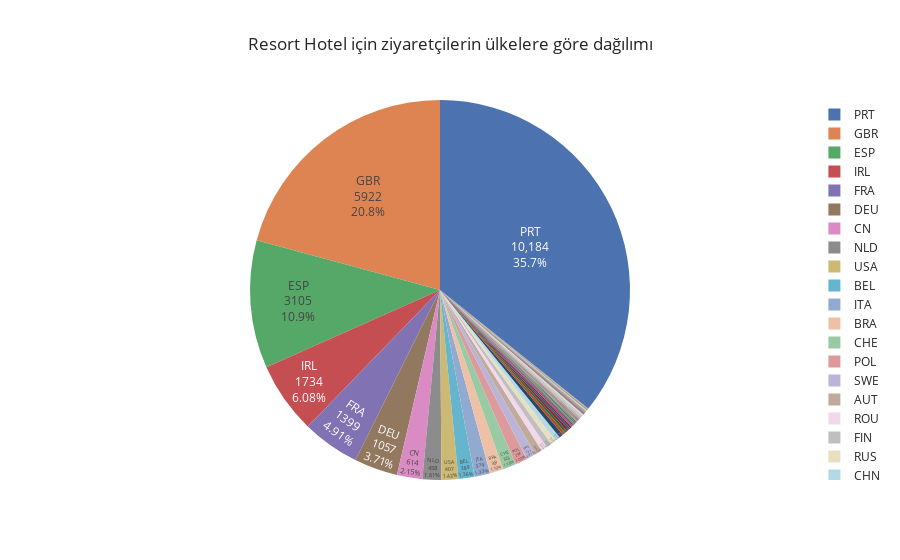
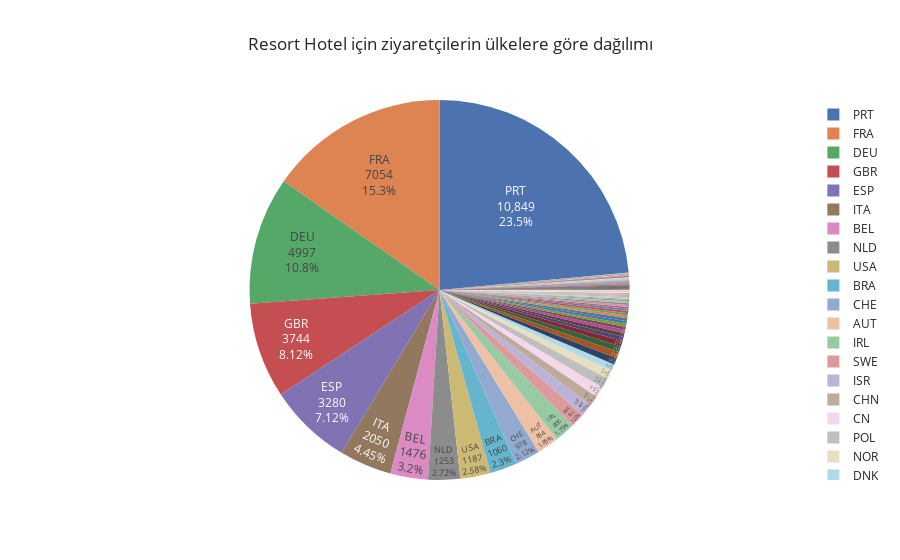

Notebook source saved alongside these figures, in order:
### Code cell
fig = px.pie(countries_resort,
             values="Resort Hotel için Ziyaretçi sayısı",
             names="country",
             title="Resort Hotel için ziyaretçilerin ülkelere göre dağılımı",
             template="seaborn")
fig.update_traces(textposition="inside", textinfo="value+percent+label")
fig.show()

fig = px.pie(countries_city,
             values="City Hotel için Ziyaretçi sayısı",
             names="country",
             title="City Hotel için ziyaretçilerin ülkelere göre dağılımı",
             template="seaborn")
fig.update_traces(textposition="inside", textinfo="value+percent+label")
fig.show()

### Figure 1 — Plotly figure (JSON) as saved in the notebook; plotly's stock layout.template omitted (floating-point values rounded to 4 significant figures)
{"data": [{"domain": {"x": [0, 1], "y": [0, 1]}, "hoverlabel": {"namelength": 0}, "hovertemplate": "country=%{label}<br>Resort Hotel için Ziyaretçi sayısı=%{value}", "labels": ["PRT", "GBR", "ESP", "IRL", "FRA", "DEU", "CN", "NLD", "USA", "BEL", "ITA", "BRA", "CHE", "POL", "SWE", "AUT", "ROU", "FIN", "RUS", "CHN", "NOR", "AUS", "DNK", "LUX", "ARG", "LTU", "MAR", "HUN", "IND", "EST", "LVA", "UKR", "CZE", "AGO", "TUR", "ISR", "NZL", "CHL", "ZAF", "TWN", "COL", "OMN", "SVN", "MYS", "PRI", "HRV", "SVK", "JPN", "GRC", "NGA", "DZA", "GIB", "PHL", "SRB", "CYP", "ISL", "MEX", "THA", "KOR", "BGR", "URY", "CPV", "IRN", "JAM", "GEO", "SGP", "BLR", "CUB", "SUR", "KAZ", "CAF", "MOZ", "DOM", "LBN", "ARE", "IDN", "MLT", "AND", "MWI", "MDV", "ALB", "ECU", "CRI", "VEN", "CIV", "JOR", "KWT", "ZWE", "CMR", "ARM", "AZE", "PAK", "VNM", "CYM", "MAC", "TGO", "PLW", "SYR", "COM", "ZMB", "BWA", "QAT", "MKD", "PER", "HKG", "BHS", "UGA", "LKA", "DJI", "UZB", "MUS", "BIH", "BDI", "NPL", "SAU", "SMR", "MDG", "EGY"], "legendgroup": "", "name": "", "showlegend": true, "textinfo": "value+percent+label", "textposition": "inside", "type": "pie", "values": [10184, 5922, 3105, 1734, 1399, 1057, 614, 458, 407, 389, 379, 329, 323, 294, 231, 176, 145, 135, 128, 125, 100, 72, 60, 54, 48, 45, 39, 38, 33, 29, 29, 23, 23, 17, 16, 16, 14, 14, 13, 12, 12, 11, 10, 10, 9, 9, 9, 9, 8, 8, 7, 7, 7, 7, 6, 6, 6, 6, 6, 5, 5, 5, 5, 5, 4, 4, 4, 4, 4, 4, 3, 3, 3, 3, 3, 3, 2, 2, 2, 2, 2, 2, 2, 2, 2, 2, 2, 2, 2, 2, 2, 2, 2, 1, 1, 1, 1, 1, 1, 1, 1, 1, 1, 1, 1, 1, 1, 1, 1, 1, 1, 1, 1, 1, 1, 1, 1, 1]}], "layout": {"legend": {"tracegroupgap": 0}, "title": {"text": "Resort Hotel için ziyaretçilerin ülkelere göre dağılımı"}}}

### Figure 2 — Plotly figure (JSON) as saved in the notebook; plotly's stock layout.template omitted (floating-point values rounded to 4 significant figures; data arrays with more than 128 entries replaced by an {"elided": "..."} marker saying what was removed)
{"data": [{"domain": {"x": [0, 1], "y": [0, 1]}, "hoverlabel": {"namelength": 0}, "hovertemplate": "country=%{label}<br>City Hotel için Ziyaretçi sayısı=%{value}", "labels": {"elided": "150 str values"}, "legendgroup": "", "name": "", "showlegend": true, "textinfo": "value+percent+label", "textposition": "inside", "type": "pie", "values": {"elided": "150 int values"}}], "layout": {"legend": {"tracegroupgap": 0}, "title": {"text": "Resort Hotel için ziyaretçilerin ülkelere göre dağılımı"}}}
